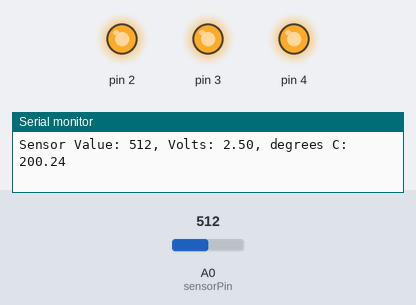
Bench run of a sketch on a simulated Arduino Uno, built with avr-gcc and run on an emulated ATmega328P. Shown: output pins drawn as LEDs (lit = HIGH), the last lines printed to the serial monitor. The inputs (shaded band) are chosen by the test bench; at power-on: A0 (sensorPin) = 512.

Above: at 1.2 s.
1.3 s: A0 (sensorPin) set to 155
4.3 s: A0 (sensorPin) set to 136
At 4.8 s:
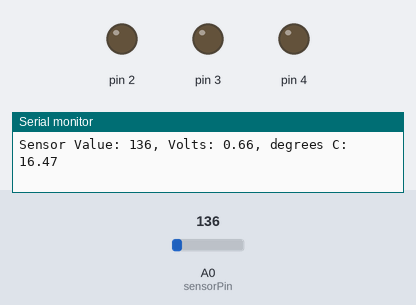
5.8 s: A0 (sensorPin) set to 306
At 6.3 s:
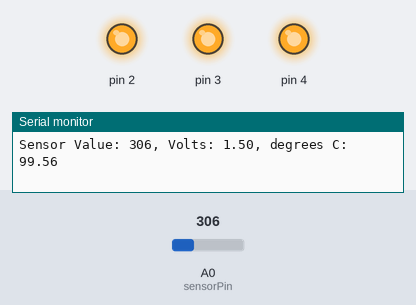
Timing chart, 0 to 8.8 s (numbered marks = the images above; inputs shaded):
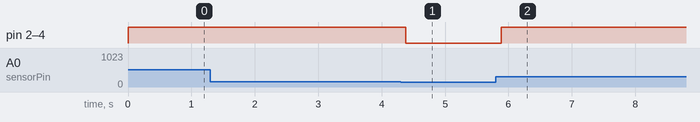

Measured:
- the behaviour switches between 142 and 141 on A0 (sensorPin) (found by bisection; images 0 and 1)
- after the input at 4.3 s, pin 2–4: HIGH → LOW after 0.08 s
- after the input at 5.8 s, pin 2–4: LOW → HIGH after 0.09 s

The sketch:

pr3-love-o-meter.ino
```cpp
const int sensorPin = A0;
const float baselineTemp = 19.0;

void setup() {
  // 9600 bits per second (9.6 megabits per second) [1.2 megaBytes per second]
  // Baud rate (view in arduino ide serial monitor)
  Serial.begin(9600); // open a serial port

  for(int pinNumber = 2; pinNumber < 5; pinNumber++){
    pinMode(pinNumber, OUTPUT);
    digitalWrite(pinNumber, LOW);
  }
}

void loop() {
  int sensorVal = analogRead(sensorPin);  // reads a floating point number between 0 and 1023

  Serial.print("Sensor Value: ");
  Serial.print(sensorVal);

  // convert the ADC reading to a voltage
  float voltage = (sensorVal / 1023.0) * 5;

  Serial.print(", Volts: ");
  Serial.print(voltage);

  Serial.print(", degrees C: ");
  float temperature = (voltage - 0.5) * 100;
  Serial.println(temperature);

  if(temperature < baselineTemp){
    digitalWrite(2, LOW);
    digitalWrite(3, LOW);
    digitalWrite(4, LOW);
  }else if(temperature >= baselineTemp+2 && temperature < baselineTemp+4){
    digitalWrite(2, HIGH);
    digitalWrite(3, LOW);
    digitalWrite(4, LOW);
  }else if(temperature >= baselineTemp+4 && temperature < baselineTemp+6){
    digitalWrite(2, HIGH);
    digitalWrite(3, HIGH);
    digitalWrite(4, LOW);
  }else if(temperature >= baselineTemp+6){
    digitalWrite(2, HIGH);
    digitalWrite(3, HIGH);
    digitalWrite(4, HIGH);
  }

  delay(1);
}
```
